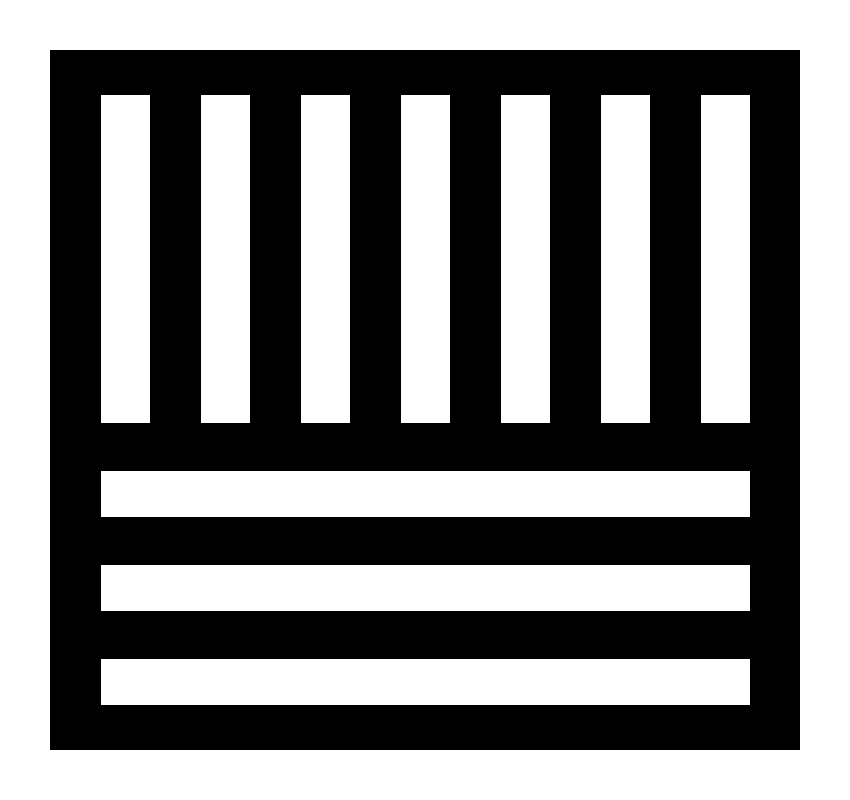
Frame 1 (no input)
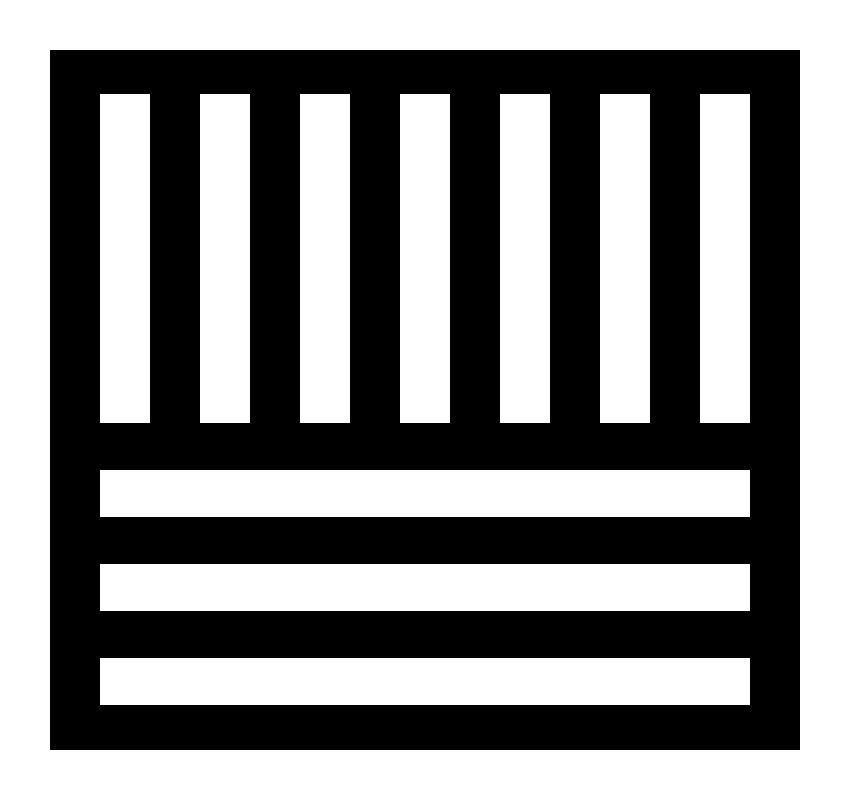
Frame 60 (the mouse pressed at the canvas centre just before this capture)
Frame 120 (the mouse held since frame 60 and released just before this capture): identical to frame 60, image omitted

The Processing sketch that drew these frames (run headless with seeded random() and noise(); from frame 60 on, the mouse is pressed at the canvas centre):

// Processing sketch: sketch_170319a
// ── sketch_170319a.pde
void setup(){
background(0);
size(850,800);
}
void mouseDragged(){
if(mouseX<width/2) fill(0,mouseX,mouseY, 5);
if (mouseX>width/2) fill(0,mouseX,mouseY, 5);


if(mouseY<height/2) fill(0,mouseX,mouseY, 5);
if (mouseY>height/2) fill(0,mouseX,mouseY,5);
}

void draw(){


//verticais

rect (2*(width/17),2*(height/17),1*(width/17),7*(height/17));
rect (4*(width/17),2*(height/17),1*(width/17),7*(height/17));
rect (6*(width/17),2*(height/17),1*(width/17),7*(height/17));
rect (8*(width/17),2*(height/17),1*(width/17),7*(height/17));
rect (10*(width/17),2*(height/17),1*(width/17),7*(height/17));
rect (12*(width/17),2*(height/17),1*(width/17),7*(height/17));
rect (14*(width/17),2*(height/17),1*(width/17),7*(height/17));

//horizontais
rect (2*(width/17),10*(height/17),13*(width/17),1*(height/17));
rect (2*(width/17),12*(height/17),13*(width/17),1*(height/17));
rect (2*(width/17),14*(height/17),13*(width/17),1*(height/17));


//frame
noStroke();


rect (0,height/16,width/17,height);
rect (16*(width/17),0,(width/17)+1,height);
rect (0,0,width,height/16);
rect (0,15*(width/17),width,height/16);

}
